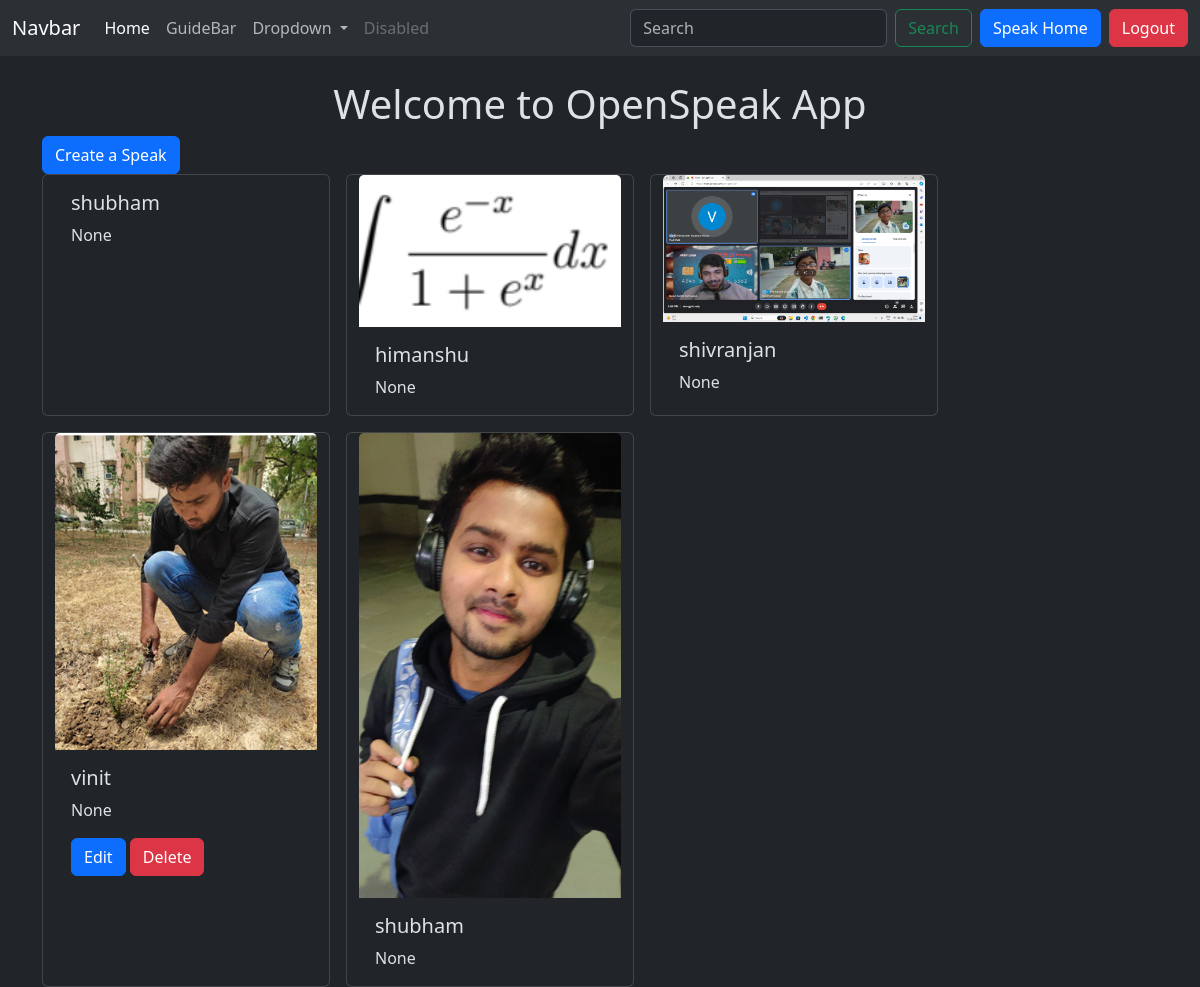
Screenshot of /OpenSpeak/ (signed in) with the database file from the repository.
### OpenSpeak/models.py (models this page shows, shortened)
class Speak(models.Model):
    user=models.ForeignKey(User, on_delete=models.CASCADE)
    text=models.TextField(max_length=100)
    photo=models.ImageField(upload_to='photos/',blank=True,null=True)
    created_at =models.DateTimeField(auto_now_add=True)
    updated_at=models.DateTimeField(auto_now=True)

### OpenSpeak/views.py (the view)
# urls.py: path('',views.Speak_list, name='Speak_list'),
def Speak_list(request):
    speaks=Speak.objects.all().order_by('-created_at')
    for i in speaks:
        print(i.text,i.id)
    return render(request,'Speak_list.html',{'speaks':speaks})

### OpenSpeak/templates/Speak_list.html (shortened to what this page needs)
{% extends "layout.html" %}
{% block content %}
    <h1 class ="text-center mt-4">Welcome to OpenSpeak App</h1>
    <a class="btn btn-primary" href="{% url 'speak_create' %}">Create a Speak</a>
    <div class="container row gap-3">
        {% for speak in speaks %}
        <div class="card" style="width: 18rem;">
            {% if speak.photo %}
            <img src="{{ speak.photo.url }}" class="card-img-top" alt="...">
            {% endif %}
            <div class="card-body">
                <h5 class="card-title">{{speak.user.username}}</h5>
                <p class="card-text">{{ speak.text }}</p>
                {% if speak.user == user %}
                <a href="{%url 'speak_edit' speak.id%}" class="btn btn-primary">Edit</a>
                <a href="{%url 'speak_delete' speak.id%}" class="btn btn-danger ">Delete</a>
                {% endif %}
            </div>
        </div>
        {% endfor %}
    </div>
{% endblock  %}

### rows the page displays
Speak: user.username "shubham", text "None"
Speak: photo (picture), user.username "himanshu", text "None"
Speak: photo (picture), user.username "shivranjan", text "None"
Speak: photo (picture), user.username "vinit", text "None", shows "Edit"
Speak: photo (picture), user.username "shubham", text "None"
